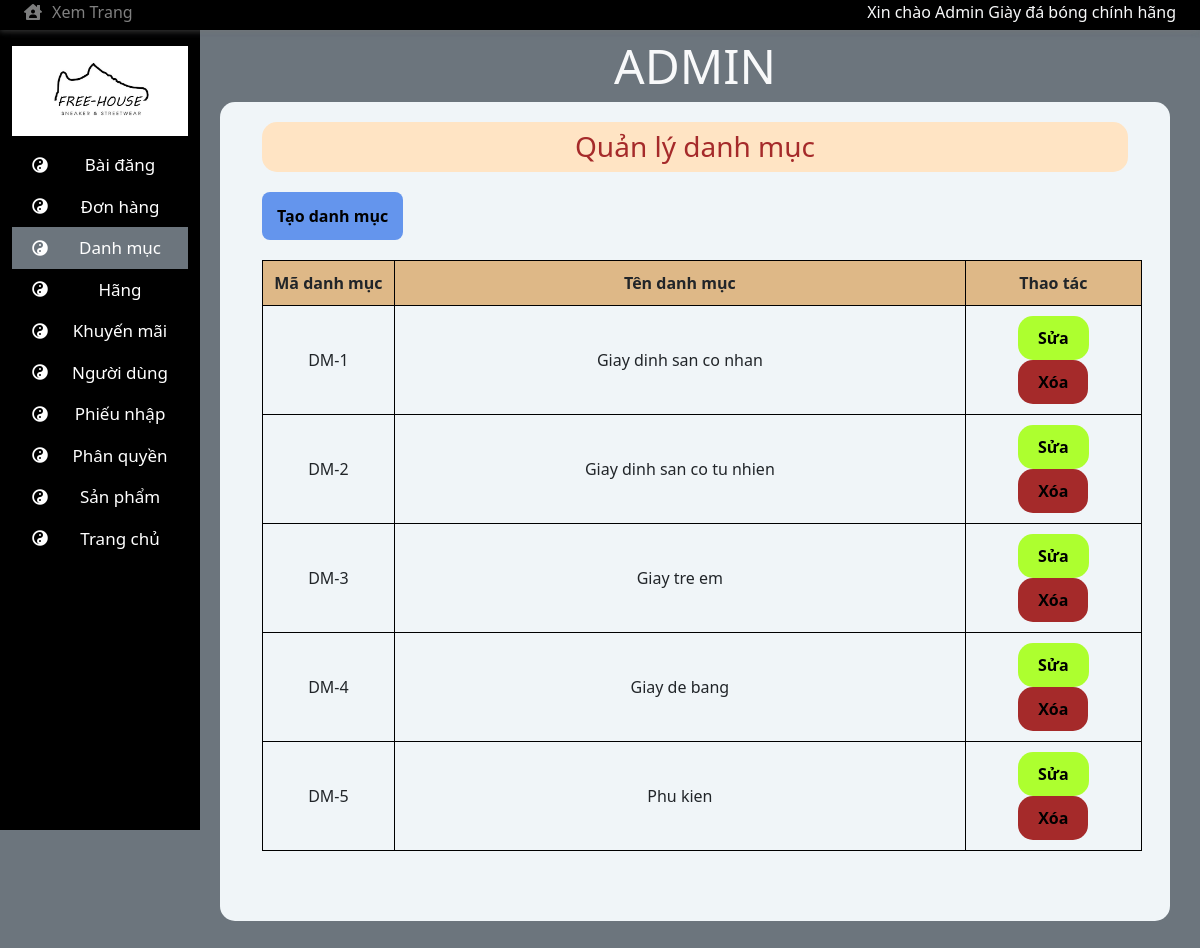
Page /admin/index.php?pq=Admin&id=dm on the committed database.
### tables this page shows
CREATE TABLE `phanquyen` (
  `MaQuyen` varchar(50) NOT NULL,
  `MaChiTiet` varchar(50) NOT NULL
);

CREATE TABLE `chitietquyen` (
  `MaChiTiet` varchar(50) NOT NULL,
  `TenChiTiet` varchar(50) NOT NULL,
  `MoTa` varchar(50) NOT NULL
);

CREATE TABLE `danhmuc` (
  `MaDM` varchar(11) NOT NULL,
  `TenDM` varchar(255) NOT NULL,
  `TrangThai` tinyint(1) NOT NULL
);

### db/DAOPhanQuyen.php (called while the page is built, shortened)
<?php
class DAOPhanQuyen{
    private $host = 'localhost';
    private $username = 'root';
    private $password = '';
    private $database = 'ql_cuahanggiay';
    private $conn;
    public function connect(){
        if(!$this->conn){
            $this->conn=mysqli_connect($this->host,$this->username,$this->password,$this->database);
        }
    }
    public function getQuyen($MaQuyen){
        $sql = "SELECT * FROM phanquyen,chitietquyen WHERE MaQuyen = '".$MaQuyen."' AND chitietquyen.MaChiTiet = phanquyen.MaChiTiet";
        $data=null;
        if($result = mysqli_query($this->conn,$sql)){
            while($row=mysqli_fetch_array($result)){
                    $data[] = $row;
            }
        }
        return $data;
    }
}
?>

### db/DAODanhMuc.php (called while the page is built, shortened)
<?php
class DAODanhMuc{
    private $host = 'localhost';
    private $username = 'root';
    private $password = '';
    private $database = 'ql_cuahanggiay';
    private $conn;
    public function connect(){
        if(!$this->conn){
            $this->conn=mysqli_connect($this->host,$this->username,$this->password,$this->database);
        }
    }
    public function getList(){
        $sql = "SELECT * FROM danhmuc";
        $data=null;
        if($result = mysqli_query($this->conn,$sql)){
            while($row=mysqli_fetch_array($result)){
                if($row['TrangThai'] != 0){
                    $data[] = $row;
                }
            }
        }
        return $data;
    }
}
?>

### admin/template/template_content/DanhMuc/DanhMuc.php (the view, shortened to what this page needs)
<div>
    <h3 id="title_km">Quản lý danh mục</h3>
    <button id="add_dm" onclick=add()>Tạo danh mục</button>
    <table id="tbl_km">
        <tr>
            <th style = "width: 15%">Mã danh mục</th>
            <th>Tên danh mục</th>
            <th style = "width: 20%">Thao tác</th>
        </tr>
        <?php
            $MaQuyen = $_GET["pq"];
            include ("../db/DAODanhMuc.php");
            $db_km = new DAODanhMuc();
            $db_km->connect();
            $data = $db_km->getList();
            $i = 0;
            while ($i < count($data)){
        ?>
            <tr>
                <td><?php echo $data[$i][0]?></td>
                <td><?php echo $data[$i][1]?></td>
                <td>
                    <button id="edit_dm" onclick="edit(`<?php echo $data[$i][0]?>`,`<?php echo $data[$i][1]?>`)">Sửa</button>
                    <a href="./template/template_content/DanhMuc/xulyDanhMuc.php?pq=<?php echo $MaQuyen?>&cn=Delete&MaDanhMuc=<?php echo $data[$i][0]?>"><div id="delete_dm" onclick="return confirm(`Bạn có muốn xóa không ?`)">Xóa</div></a>
                </td>
            </tr>
        <?php
                $i++;
            }
        ?>
    </table>
</div>

### admin/template/menu_ad.php (shortened to what this page needs)
<?php
    if (isset($_GET['pq'])){
        $MaQuyen = $_GET['pq'];
        include("../db/DAOPhanQuyen.php");
        $db = new DAOPhanQuyen();
        $db->connect();
        $PQ = $db->getQuyen($MaQuyen);
        if(isset($_GET['id'])){
            $id = $_GET['id'];
        }
?>
        <div id="menu" class="col col-sm-12 col-lg-2 col-md-2 bg-black text-bg-dark position-fixed width-show-icon">
            <div class="d-none d-lg-block d-md-block" id="menu-js">
                <div class="row d-none d-lg-block d-md-block">
                    <div class="img-logo ">
                            <a href="index.php">
                            <img class="row w-100 mx-auto mt-3" src="../img/img-logo/sneaker.jpg" alt="">
                            </a>
                        </div>
                </div>
                <ul id='ulMenu' class="mt-2 list-unstyled text-black ">
                    <?php
                        $n = 0;
                        if($PQ != null){
                            $n = count($PQ);
                        }
                        for($i = 0; $i < $n;$i++){
                    ?>
                        <a href="index.php?pq=<?php echo $MaQuyen?>&id=<?php echo $PQ[$i]["MaChiTiet"]?>">
                            <li class="row LiMenu mx-0 text-center p-2 align-items-center border-secondary border-size-menu " style = "<?php if($id ==  $PQ[$i]["MaChiTiet"]){echo "background:  #6c757d";}?>">
                                <div class="col-3 px-0 d-none d-lg-flex justify-content-center">
                                    <i class="fa fa-yin-yang"></i>
                                </div>
                                <div class="col-lg-9 col-12 px-0">
                                    <p class="text-font-menu m-0"><?php echo $PQ[$i]["TenChiTiet"]?></p>
                                </div>
                            </li>
                        </a>
                    <?php
                        }
                    ?>
                </ul>
            </div>
        </div>
<?php
    }
?>

### admin/css/DonHang.css (style rules this page uses)
* { margin: 0px; padding: 0px; }

### admin/css/admin.css (style rules this page uses)
.text-font-menu { font-size: 17px; }
* { padding: 0; margin: 0; box-sizing: border-box; }
p,a { text-decoration:none; margin: 0 !important; padding: 0 !important; }
@media (min-width: 768px) { #menu { height:100vh; top:30px !important; } }
@media (min-width: 992px) { #menu { height:100vh; top:30px !important; } }
.list-unstyled.text-black >a { color:#fff; text-decoration: none; }
#menu { left:0; overflow-y: auto; z-index: 5; }
#main > *:nth-child(2) > * { margin-top: 10px !important; margin-bottom: 10px !important; }
li.row.LiMenu.mx-0.text-center.p-2.align-items-center.border-secondary.border-size-menu { transition: box-shadow 0.5s ease; }

### admin/css/KhuyenMai.css (style rules this page uses)
* { margin: 0px; padding: 0px; }
#title_km { text-align: center; background-color: bisque; color: brown; padding: 8px 0px; border-radius: 15px; margin: 10px 30px; }
#tbl_km { width: 95%; border: 1px solid black; border-radius: 50px; margin: 10px 30px; }
#tbl_km th { border: 1px solid black; background-color: burlywood; text-align: center; padding: 10px 0px; }
#tbl_km td { border: 1px solid black; text-align: center; padding: 10px 0px; }

### admin/css/PhanQuyen.css (style rules this page uses)
* { margin: 0px; padding: 0px; }

### admin/css/DanhMuc.css (style rules this page uses)
* { margin: 0px; padding: 0px; }
#add_dm { color: black; background-color: cornflowerblue; display: inline-block; font-weight: bold; border: 0px; padding: 12px 15px; border-radius: 8px; margin: 10px 30px; }
#edit_dm, #delete_dm { text-decoration: none; color: black; font-weight: bold; border-radius: 15px; display: inline-block; padding: 10px 20px; margin: 0px 8px; border: none; }
#edit_dm { background-color: greenyellow; }
#delete_dm { background-color: brown ; }

### rows in the picture
phanquyen: MaChiTiet.TenChiTiet "Bài đăng"
phanquyen: MaChiTiet.TenChiTiet "Đơn hàng"
phanquyen: MaChiTiet.TenChiTiet "Danh mục"
phanquyen: MaChiTiet.TenChiTiet "Hãng"
phanquyen: MaChiTiet.TenChiTiet "Khuyến mãi"
phanquyen: MaChiTiet.TenChiTiet "Người dùng"
phanquyen: MaChiTiet.TenChiTiet "Phiếu nhập"
phanquyen: MaChiTiet.TenChiTiet "Phân quyền"
phanquyen: MaChiTiet.TenChiTiet "Sản phẩm"
phanquyen: MaChiTiet.TenChiTiet "Trang chủ"
danhmuc: MaDM "DM-1", TenDM "Giay dinh san co nhan"
danhmuc: MaDM "DM-2", TenDM "Giay dinh san co tu nhien"
danhmuc: MaDM "DM-3", TenDM "Giay tre em"
danhmuc: MaDM "DM-4", TenDM "Giay de bang"
danhmuc: MaDM "DM-5", TenDM "Phu kien"
